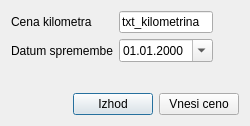
<?xml version="1.0" encoding="UTF-8"?>
<ui version="4.0">
 <class>sif_kilometrina</class>
 <widget class="QDialog" name="sif_kilometrina">
  <property name="geometry">
   <rect>
    <x>0</x>
    <y>0</y>
    <width>250</width>
    <height>126</height>
   </rect>
  </property>
  <property name="windowTitle">
   <string>Dialog</string>
  </property>
  <layout class="QVBoxLayout" name="verticalLayout">
   <item>
    <layout class="QHBoxLayout" name="horizontalLayout_2">
     <item>
      <layout class="QFormLayout" name="formLayout_2">
       <property name="fieldGrowthPolicy">
        <enum>QFormLayout::AllNonFixedFieldsGrow</enum>
       </property>
       <item row="0" column="0">
        <widget class="QLabel" name="label_2">
         <property name="text">
          <string>Cena kilometra</string>
         </property>
        </widget>
       </item>
       <item row="0" column="1">
        <widget class="QLineEdit" name="txt_kilometrina">
         <property name="text">
          <string>txt_kilometrina</string>
         </property>
        </widget>
       </item>
       <item row="1" column="0">
        <widget class="QLabel" name="label">
         <property name="text">
          <string>Datum spremembe</string>
         </property>
        </widget>
       </item>
       <item row="1" column="1">
        <widget class="QDateEdit" name="txt_datum">
         <property name="displayFormat">
          <string>dd.MM.yyyy</string>
         </property>
         <property name="calendarPopup">
          <bool>true</bool>
         </property>
        </widget>
       </item>
      </layout>
     </item>
     <item>
      <spacer name="horizontalSpacer_2">
       <property name="orientation">
        <enum>Qt::Horizontal</enum>
       </property>
       <property name="sizeHint" stdset="0">
        <size>
         <width>40</width>
         <height>20</height>
        </size>
       </property>
      </spacer>
     </item>
    </layout>
   </item>
   <item>
    <spacer name="verticalSpacer">
     <property name="orientation">
      <enum>Qt::Vertical</enum>
     </property>
     <property name="sizeHint" stdset="0">
      <size>
       <width>20</width>
       <height>3</height>
      </size>
     </property>
    </spacer>
   </item>
   <item>
    <layout class="QHBoxLayout" name="horizontalLayout">
     <item>
      <spacer name="horizontalSpacer">
       <property name="orientation">
        <enum>Qt::Horizontal</enum>
       </property>
       <property name="sizeHint" stdset="0">
        <size>
         <width>40</width>
         <height>20</height>
        </size>
       </property>
      </spacer>
     </item>
     <item>
      <widget class="QPushButton" name="btn_izhod">
       <property name="text">
        <string>Izhod</string>
       </property>
      </widget>
     </item>
     <item>
      <widget class="QPushButton" name="btn_sprejmi">
       <property name="text">
        <string>Vnesi ceno</string>
       </property>
      </widget>
     </item>
    </layout>
   </item>
  </layout>
 </widget>
 <resources/>
 <connections/>
</ui>
